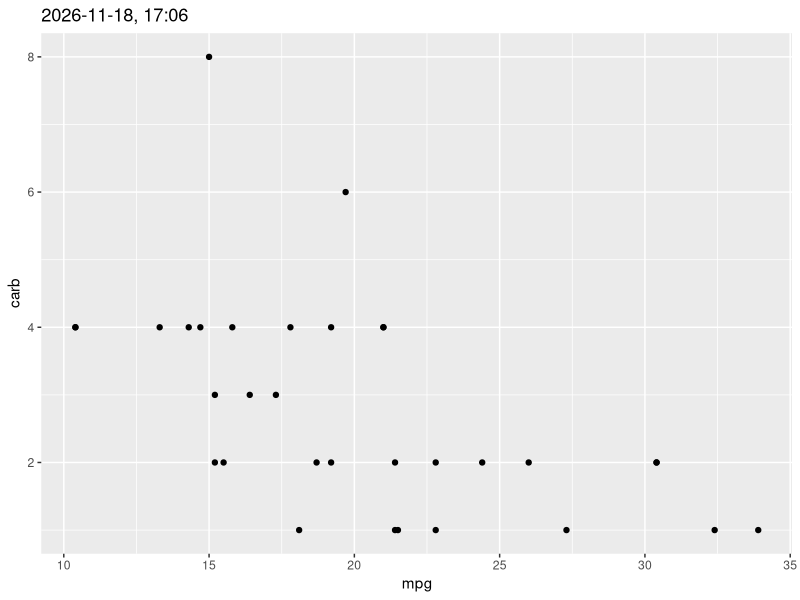
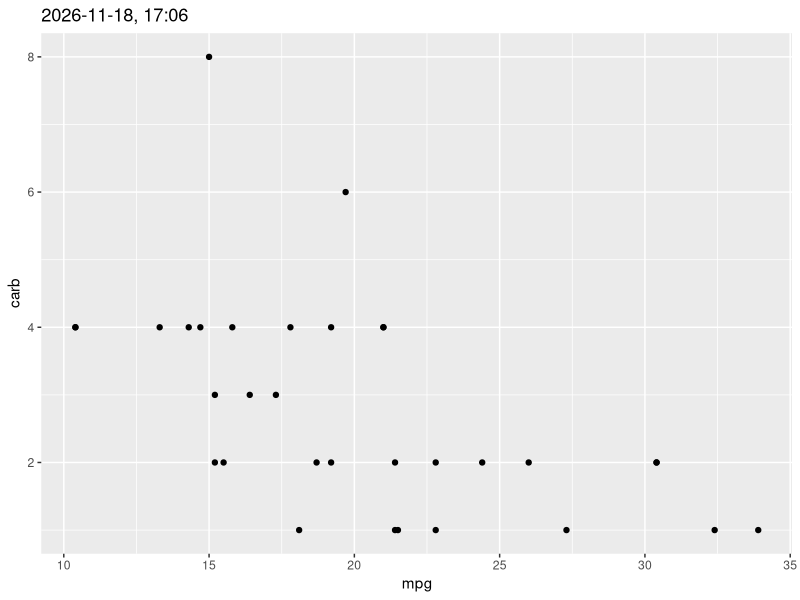

R code for these plots, in order:
library(ggplot2)
library(dplyr)

mtcars %>% 
    ggplot() + 
    geom_point(aes(x = mpg, y = carb)) + 
    labs(title = format(Sys.time(), "%Y-%m-%d, %H:%M"))
    ggsave(file = "img/plot.png", device = "png", 
           width = 5, height = 5, units = "in")